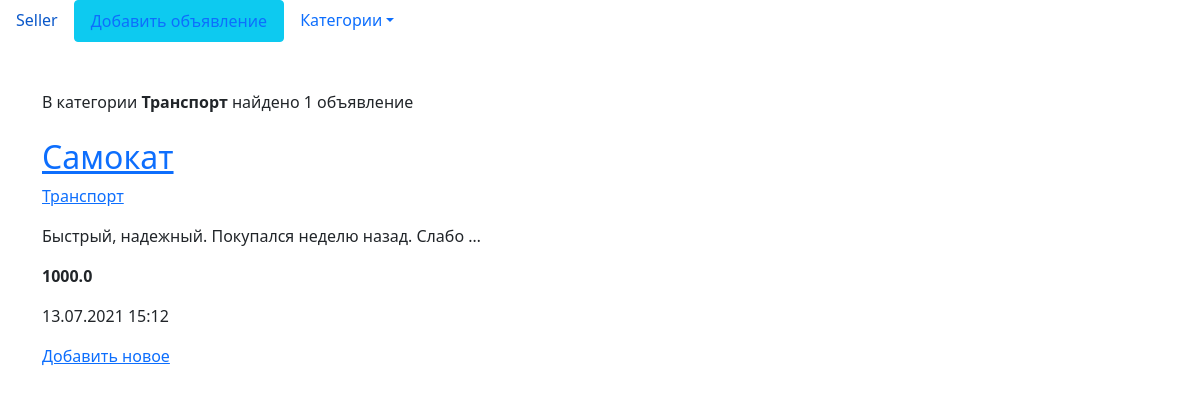
/1/, run on the app's committed database.
### bboard/models.py (models this page shows)
class Rubric(models.Model):
    name = models.CharField(max_length=40, db_index=True, verbose_name='Название')
    def __str__(self):
        return self.name
    class Meta:
        verbose_name = 'Рубрика'
        verbose_name_plural = 'Рубрики'
        ordering = ['name']

class Bb(models.Model):
    title = models.CharField(max_length=50, verbose_name='Заголовок')
    rubric = models.ForeignKey('Rubric', null=True, on_delete=models.PROTECT, verbose_name='Рубрика')
    description = models.TextField(null=True, blank=True, verbose_name='Описание')
    price = models.FloatField(null=True, blank=True, verbose_name='Цена')
    date = models.DateTimeField(auto_now_add=True, db_index=True, verbose_name='Дата публикации')
    class CITIES(models.TextChoices):
        KYIV = 'kyi', 'Киев'
        ODESSA = 'ode', 'Одесса'
        DNIPRO = 'dni', 'Днепр'
        __empty__ = '---------'
    city = models.CharField(max_length=3, choices=CITIES.choices)
    class Meta:
        verbose_name = 'Объявление'
        verbose_name_plural = 'Объявления'
        ordering = ['-date']
        unique_together = (('title', 'date'),
                           ('title', 'rubric', 'date'))

### bboard/views.py (the view)
# urls.py: path('<int:rubric_id>/', views.byRubricView.as_view(), name='rubric'),
class byRubricView(TemplateView):
    template_name = 'bboard/by_rubric.html'
    def get_context_data(self, **kwargs):
        context = super().get_context_data(**kwargs)
        context['items'] = Bb.objects.filter(rubric=context['rubric_id'])
        context['rubrics'] = Rubric.objects.all()
        context['current_rubric'] = Rubric.objects.get(pk=context['rubric_id'])
        check_word = int(str(len(context['items']))[0])
        if check_word == 1:
            check_word = 'объявление'
        elif check_word in [2, 3, 4]:
            check_word = 'объявления'
        else:
            check_word = 'объявлений'
        context['posts'] = check_word
        return context

### bboard/templates/bboard/by_rubric.html (shortened to what this page needs)
{% extends 'bboard/base.html' %}
{% block content %}
    {% with counter=items.count %}
        В категории <strong>{{ current_rubric }}</strong>
        найдено {{ counter }} {{ posts }}
    <br><br>
    {% endwith %}
    {% for item in items %}
        <h2><a href="{% url 'detail' pk=item.pk %}">{{ item.title }}</a></h2>
        <p><a href="{% url 'rubric' item.rubric.pk %}">{{ item.rubric }}</a></p>
        <p>{{ item.description|truncatechars:'50' }}</p>
        <p><strong>{{ item.price }}</strong></p>
        <p>{{ item.date|date:"d.m.Y H:i" }}</p>
    {% empty %}
        <h1>В категории <em>{{ current_rubric }}</em> пока еще нет постов...</h1>
    {% endfor %}
    <a href="{% url 'add' %}">Добавить новое</a>
{% endblock %}

### data on the page
Rubric: name "Транспорт"
Bb: title "Самокат", rubric "Транспорт", description "Быстрый, надежный. Покупался неделю назад. Слабо …", price "1000.0", date "13.07.2021 15:12"

### other printed values
{{ counter }} "1"
{{ posts }} "объявление"
